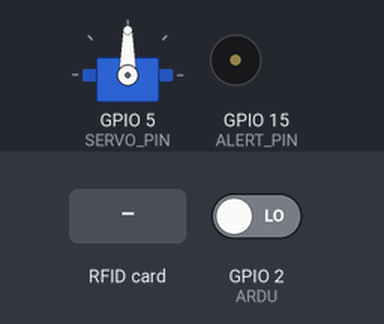
The sketch below on a simulated ESP8266 (NodeMCU). Parts: servo, buzzer (waves = sounding). Inputs (shaded band) come from the test bench; at power-on: GPIO 2 (ARDU) LOW. WiFi joins after 1.5 s; servers stay silent unless stated; what the sketch prints to the serial monitor is not drawn.

Above: at 3.7 s.
3.8 s: GPIO 2 (ARDU) driven HIGH
At 4.55 s:
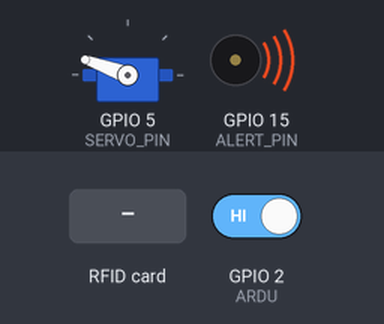
At 5.8 s:
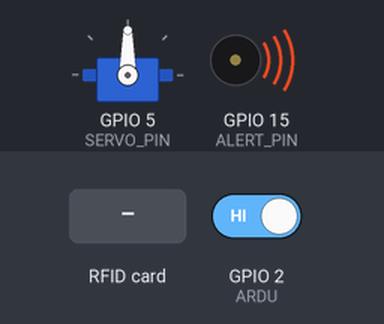
11.8 s: GPIO 2 (ARDU) driven LOW
13.3 s: RFID card 5E 7A 19 C4 held to the reader
At 14.17 s:
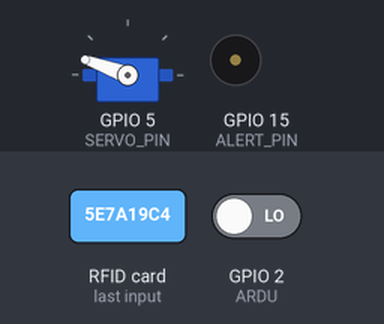
Timing chart, 0 to 21.4 s (numbered marks = the images above; inputs shaded):
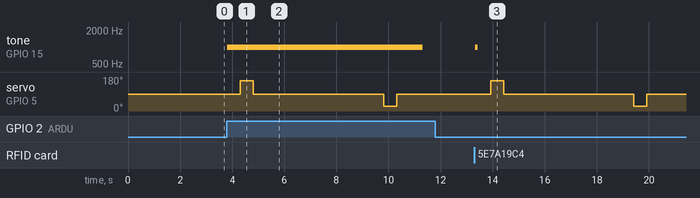

Measured:
- after the input at 3.8 s, tone on GPIO 15 (ALERT_PIN): silent → 1000 Hz at once, → silent 7.5 s later; servo on GPIO 5 (SERVO_PIN): 90° → 160° after 0.51 s, → 90° 0.50 s later, → 25° 5.0 s later, → 90° 0.50 s later
- after the input at 11.8 s, every drawn part: stays the same
- after the input at 13.3 s, tone on GPIO 15 (ALERT_PIN): silent → 1000 Hz at once, → silent 0.10 s later; servo on GPIO 5 (SERVO_PIN): 90° → 160° after 0.62 s, → 90° 0.50 s later, → 25° 5.0 s later, → 90° 0.50 s later

The sketch:

rfidservo.ino
```cpp
#include <SPI.h>
#include <MFRC522.h>
#include <ESP8266WiFi.h>
#include <ESP8266HTTPClient.h>
#include <WiFiClientSecure.h>
#include <Servo.h>

// RFID RC522
#define RST_PIN 0     // GPIO0 (D3)
#define SS_PIN  4     // GPIO4 (D2)
#define ARDU    2     // GPIO2 (D4) input dari Arduino Uno / sensor lain

#define ALERT_PIN 15  // GPIO15 (D8) - LED + Buzzer gabungan
#define SERVO_PIN 5   // GPIO5 (D1)

MFRC522 mfrc522(SS_PIN, RST_PIN);
MFRC522::MIFARE_Key key;
MFRC522::StatusCode status;

int blockNum = 2;
byte bufferLen = 18;
byte readBlockData[18];
String card_holder_name;

const String sheet_url = "https://script.google.com/macros/s/AKfycbzuqGZj1TLG6Gz0onl7yxk52OUI06EdnMLhPHYcrYvALoltc6OFOsgdDBCyGekqguLI/exec?name=";

#define WIFI_SSID     "Sidiq"
#define WIFI_PASSWORD ""

Servo myServo;

void setup() {
  Serial.begin(9600);
  delay(1000);
  Serial.println("\nConnecting to WiFi...");

  WiFi.begin(WIFI_SSID, WIFI_PASSWORD);
  while (WiFi.status() != WL_CONNECTED) {
    Serial.print(".");
    delay(300);
  }

  Serial.println("\nWiFi connected. IP address: ");
  Serial.println(WiFi.localIP());

  pinMode(ALERT_PIN, OUTPUT);
  pinMode(ARDU, INPUT);
  digitalWrite(ALERT_PIN, LOW);

  myServo.attach(SERVO_PIN);
  myServo.write(90);  // Posisi awal

  SPI.begin();  // D5=SCK, D6=MISO, D7=MOSI
  mfrc522.PCD_Init();

  Serial.println("Scan kartu RFID...");
}

void bukaServoAPI() {
  // Nyalakan alert
  tone(ALERT_PIN, 1000);


  // Gerakkan servo
  myServo.write(90);
  delay(500);
  myServo.write(160);
  delay(500);
  myServo.write(90);
  delay(5000);
  myServo.write(25);
  delay(500);
  myServo.write(90);
  delay(1000);
  noTone(ALERT_PIN);
}

void bukaServo() {
  // Nyalakan alert
  tone(ALERT_PIN, 1000);
  delay(100);
  noTone(ALERT_PIN);
  // Gerakkan servo
  myServo.write(90);
  delay(500);
  myServo.write(160);
  delay(500);
  myServo.write(90);
  delay(5000);
  myServo.write(25);
  delay(500);
  myServo.write(90);

}


void loop() {
  // Selalu baca input dari pin ARDU
  if (digitalRead(ARDU) == HIGH) {
    Serial.println("🔁 Deteksi dari pin ARDU (HIGH)");
    bukaServoAPI();
    delay(2000);  // Debounce delay untuk menghindari eksekusi berulang
    return;
  }

  // Inisialisasi key RFID
  for (byte i = 0; i < 6; i++) {
    key.keyByte[i] = 0xFF;
  }

  // Deteksi kartu baru
  if (!mfrc522.PICC_IsNewCardPresent() || !mfrc522.PICC_ReadCardSerial()) {
    return;
  }

  Serial.println("\n**Kartu Terdeteksi**");

  // Baca data dari blok RFID
  if (!ReadDataFromBlock(blockNum, readBlockData)) {
    Serial.println("Gagal membaca data.");
    return;
  }

  // Ambil nama dari kartu
  String nama = "";
  for (int j = 0; j < 16; j++) {
    if (readBlockData[j] != 0) {
      nama += (char)readBlockData[j];
    }
  }
  nama.trim();

  Serial.print("Data terbaca dari kartu: ");
  Serial.println(nama);

  // Jalankan servo & alert
  bukaServo();

  // Kirim data ke Google Sheet
  if (WiFi.status() == WL_CONNECTED && nama.length() > 0) {
    WiFiClientSecure client;
    client.setInsecure(); // Non-SSL validasi

    String full_url = sheet_url + nama;
    HTTPClient https;

    Serial.println("Mengirim ke Google Sheet: " + full_url);

    if (https.begin(client, full_url)) {
      int httpCode = https.GET();
      if (httpCode > 0) {
        Serial.printf("Response Code: %d\n", httpCode);
      } else {
        Serial.printf("Gagal kirim: %s\n", https.errorToString(httpCode).c_str());
      }
      https.end();
    } else {
      Serial.println("Koneksi HTTPS gagal.");
    }
  }

  // Hentikan komunikasi kartu
  mfrc522.PICC_HaltA();
  mfrc522.PCD_StopCrypto1();
}

bool ReadDataFromBlock(int blockNum, byte readBlockData[]) {
  status = mfrc522.PCD_Authenticate(MFRC522::PICC_CMD_MF_AUTH_KEY_A, blockNum, &key, &(mfrc522.uid));
  if (status != MFRC522::STATUS_OK) {
    Serial.print("Autentikasi gagal: ");
    Serial.println(mfrc522.GetStatusCodeName(status));
    return false;
  }

  status = mfrc522.MIFARE_Read(blockNum, readBlockData, &bufferLen);
  if (status != MFRC522::STATUS_OK) {
    Serial.print("Gagal membaca blok: ");
    Serial.println(mfrc522.GetStatusCodeName(status));
    return false;
  }

  Serial.println("Blok berhasil dibaca");
  return true;
}
```
